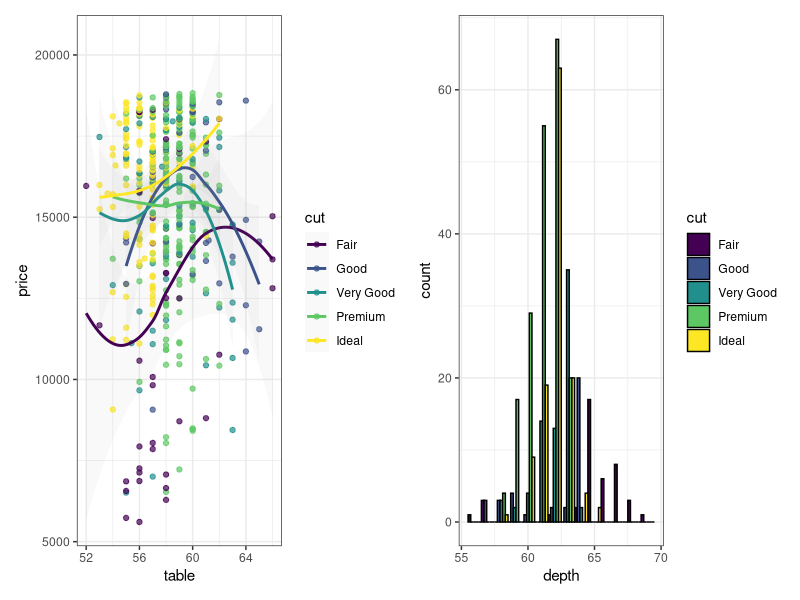
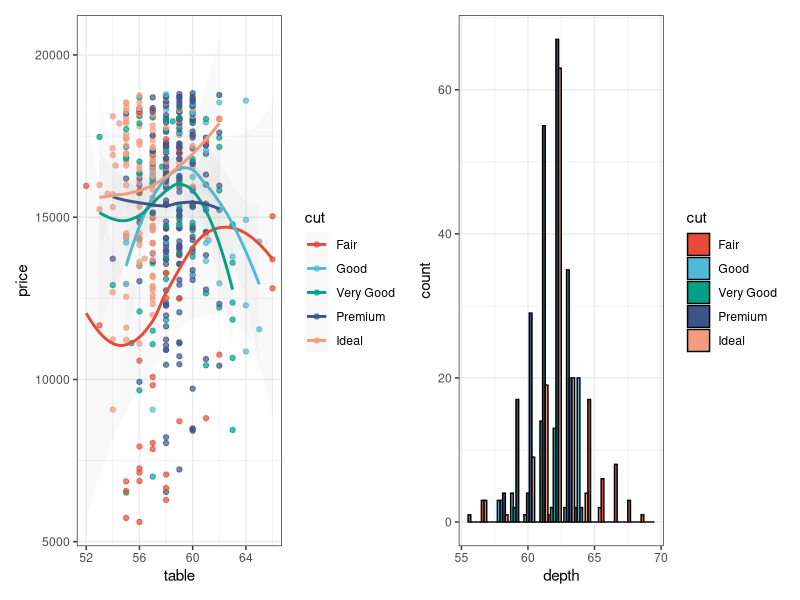
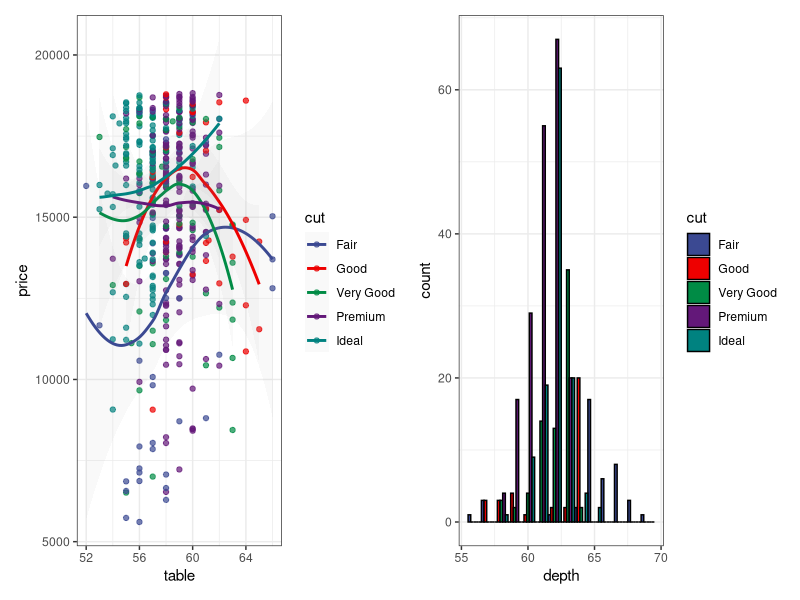
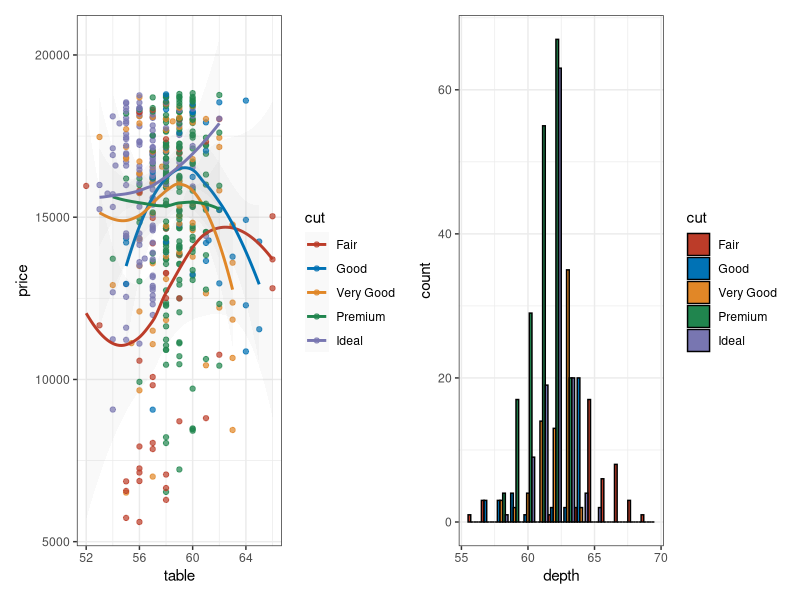
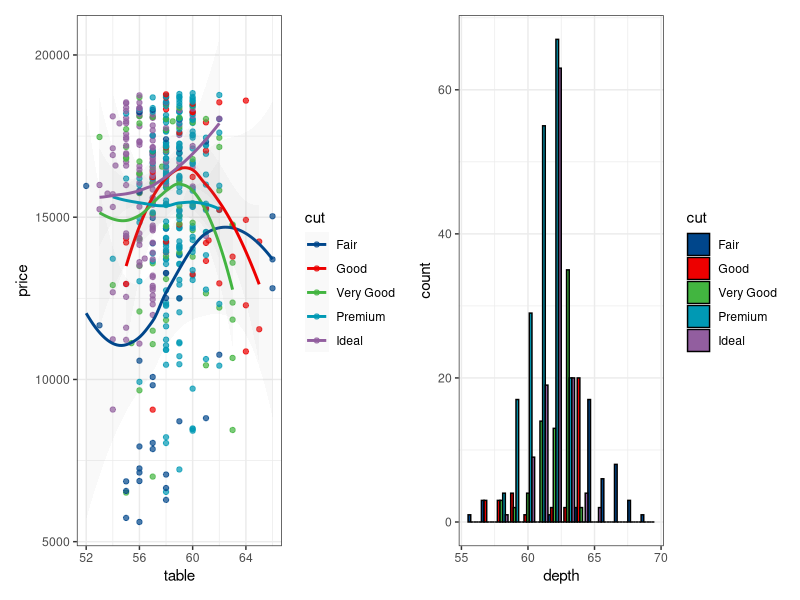
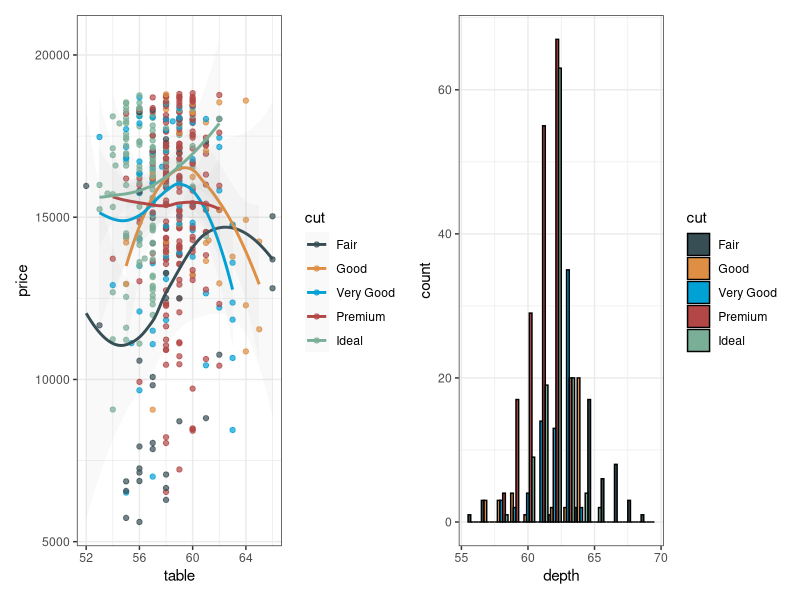
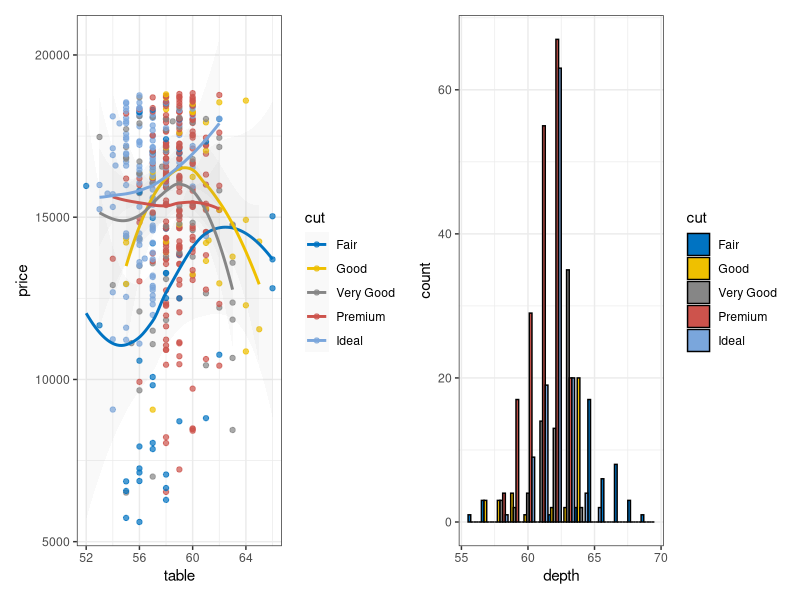
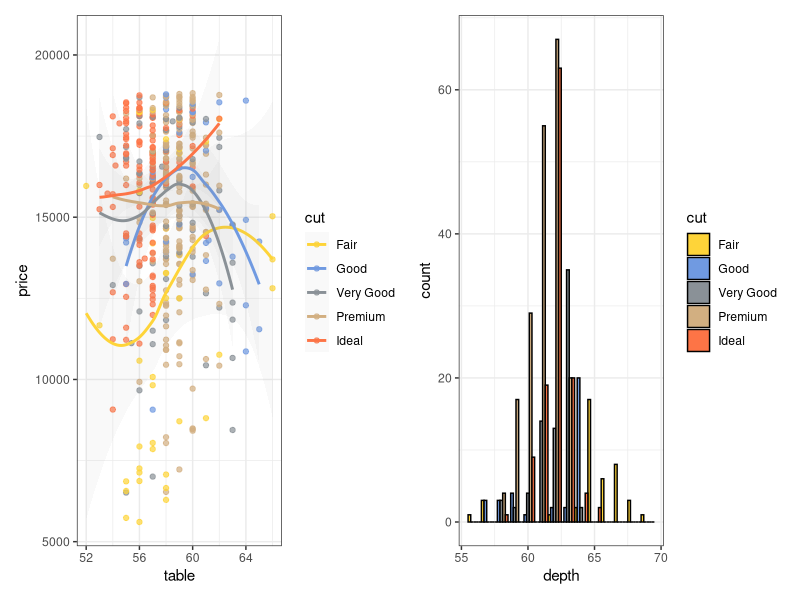

The R source for these figures, in order:
## ---- chunk 1
library(ggsci)
library(ggplot2)
library(patchwork)
## ---- chunk 2
data("diamonds")
head(diamonds)
## ---- chunk 3
p1 <- ggplot(subset(diamonds, carat >=2.2),
       aes(x = table, y = price, color = cut))+
  geom_point(alpha = 0.7)+
  geom_smooth(method = "loess", alpha = 0.05, size = 1, span = 1) +
  theme_bw()
p2 <- ggplot(
  subset(diamonds, carat > 2.2 & depth > 55 & depth < 70), 
  aes(x = depth, fill = cut) 
) +
  geom_histogram(colour = "black", binwidth = 1, position = "dodge") +
  theme_bw() 
p1+p2
## ---- chunk 4
p1 <- p1 + scale_color_npg()
p2 <- p2 + scale_fill_npg()
p1+p2
## ---- chunk 5
p1 <- p1 + scale_color_aaas()
p2 <- p2 + scale_fill_aaas()
p1+p2
## ---- chunk 6
p1 <- p1 + scale_color_nejm()
p2 <- p2 + scale_fill_nejm()
p1+p2
## ---- chunk 7
p1 <- p1 + scale_color_lancet()
p2 <- p2 + scale_fill_lancet()
p1+p2
## ---- chunk 8
p1 <- p1 + scale_color_jama()
p2 <- p2 + scale_fill_jama()
p1+p2
## ---- chunk 9
p1 <- p1 + scale_color_jco()
p2 <- p2 + scale_fill_jco()
p1+p2
## ---- chunk 10
p1 <- p1 + scale_color_simpsons()
p2 <- p2 + scale_fill_simpsons()
p1+p2
## ---- chunk 11
library(reshape2)
data(mtcars)
cor <- cor(unname(cbind(mtcars, mtcars, mtcars, mtcars)))
cor_melt <- melt(cor)
p3 <- ggplot(
  cor_melt,
  aes(x = Var1, y = Var2, fill = value)
) +
  geom_tile(colour = "black", size = 0.3) +
  theme_bw() +
  theme(
    axis.title.x = element_blank(),
    axis.title.y = element_blank()
  )
p3
## ---- chunk 12
p3_gsea <- p3 + scale_fill_gsea()
p3_gsea_inv <- p3 + scale_fill_gsea(reverse = TRUE)
p3_gsea + p3_gsea_inv
